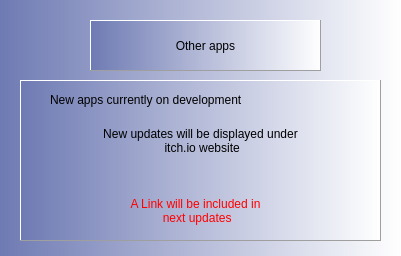
<?xml version="1.0" encoding="UTF-8"?>
<ui version="4.0">
 <class>otherApps_form</class>
 <widget class="QWidget" name="otherApps_form">
  <property name="geometry">
   <rect>
    <x>0</x>
    <y>0</y>
    <width>401</width>
    <height>256</height>
   </rect>
  </property>
  <property name="windowTitle">
   <string>Form</string>
  </property>
  <property name="styleSheet">
   <string notr="true">background-color: qlineargradient(spread:reflect, x1:0, y1:0, x2:1, y2:0, stop:0 rgba(110, 122, 179, 255), stop:1 rgba(255, 255, 255, 255));</string>
  </property>
  <widget class="QFrame" name="frame">
   <property name="geometry">
    <rect>
     <x>90</x>
     <y>20</y>
     <width>231</width>
     <height>51</height>
    </rect>
   </property>
   <property name="frameShape">
    <enum>QFrame::Panel</enum>
   </property>
   <property name="frameShadow">
    <enum>QFrame::Raised</enum>
   </property>
   <widget class="QLabel" name="label">
    <property name="geometry">
     <rect>
      <x>30</x>
      <y>10</y>
      <width>171</width>
      <height>31</height>
     </rect>
    </property>
    <property name="styleSheet">
     <string notr="true">font: 63 15pt &quot;Open Sans Semibold&quot;;
background-color: qlineargradient(spread:reflect, x1:0.035, y1:0, x2:1, y2:0, stop:0.20398 rgba(172, 173, 179, 0), stop:0.975124 rgba(44, 83, 255, 0));</string>
    </property>
    <property name="text">
     <string>Other apps</string>
    </property>
    <property name="alignment">
     <set>Qt::AlignCenter</set>
    </property>
   </widget>
  </widget>
  <widget class="QFrame" name="frame_2">
   <property name="geometry">
    <rect>
     <x>20</x>
     <y>80</y>
     <width>361</width>
     <height>161</height>
    </rect>
   </property>
   <property name="frameShape">
    <enum>QFrame::Panel</enum>
   </property>
   <property name="frameShadow">
    <enum>QFrame::Raised</enum>
   </property>
   <widget class="QLabel" name="label_2">
    <property name="geometry">
     <rect>
      <x>30</x>
      <y>10</y>
      <width>301</width>
      <height>20</height>
     </rect>
    </property>
    <property name="styleSheet">
     <string notr="true">font: 63 10pt &quot;Open Sans Semibold&quot;;
background-color: qlineargradient(spread:reflect, x1:0.035, y1:0, x2:1, y2:0, stop:0.20398 rgba(172, 173, 179, 0), stop:0.975124 rgba(44, 83, 255, 0));</string>
    </property>
    <property name="text">
     <string>New apps currently on development</string>
    </property>
   </widget>
   <widget class="QLabel" name="label_3">
    <property name="geometry">
     <rect>
      <x>20</x>
      <y>40</y>
      <width>321</width>
      <height>41</height>
     </rect>
    </property>
    <property name="styleSheet">
     <string notr="true">font: 63 9pt &quot;Open Sans Semibold&quot;;
background-color: qlineargradient(spread:reflect, x1:0.035, y1:0, x2:1, y2:0, stop:0.20398 rgba(172, 173, 179, 0), stop:0.975124 rgba(44, 83, 255, 0));</string>
    </property>
    <property name="text">
     <string>New updates will be displayed under 
 itch.io website</string>
    </property>
    <property name="alignment">
     <set>Qt::AlignCenter</set>
    </property>
   </widget>
   <widget class="QLabel" name="label_4">
    <property name="geometry">
     <rect>
      <x>20</x>
      <y>110</y>
      <width>311</width>
      <height>41</height>
     </rect>
    </property>
    <property name="styleSheet">
     <string notr="true">font: 63 9pt &quot;Open Sans Semibold&quot;;
background-color: qlineargradient(spread:reflect, x1:0.035, y1:0, x2:1, y2:0, stop:0.20398 rgba(172, 173, 179, 0), stop:0.975124 rgba(44, 83, 255, 0));
color: rgb(255, 0, 0);</string>
    </property>
    <property name="text">
     <string>A Link will be included in
 next updates</string>
    </property>
    <property name="alignment">
     <set>Qt::AlignCenter</set>
    </property>
   </widget>
  </widget>
 </widget>
 <resources/>
 <connections/>
</ui>
